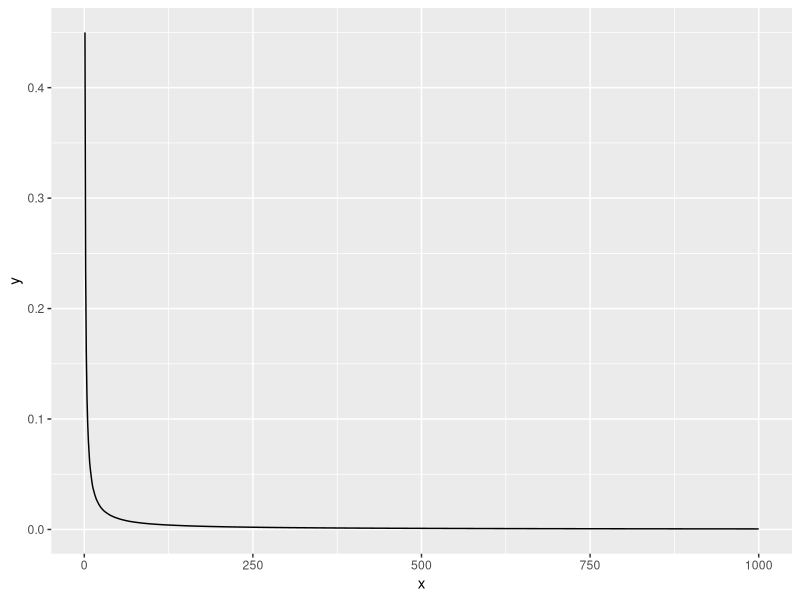
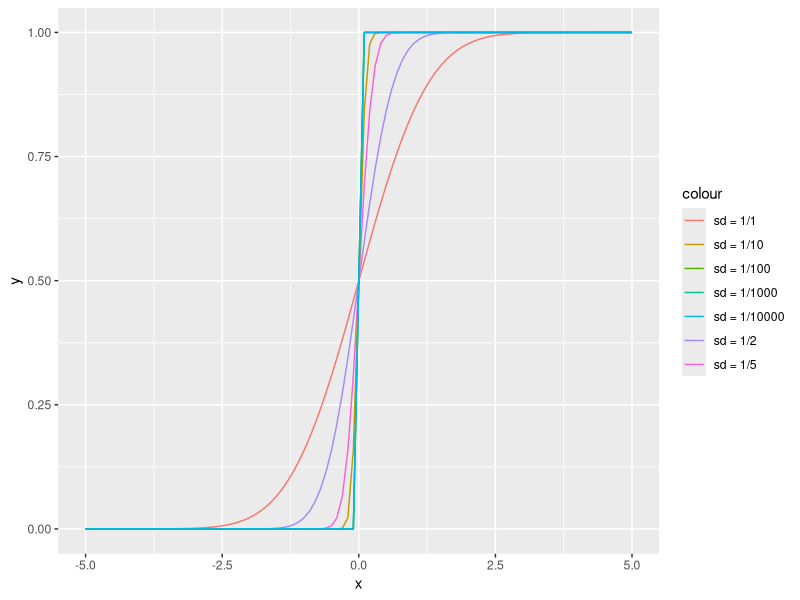

The R source for these figures, in order:
## ---- chunk 1
togs <- TRUE
library(ggplot2)
library(dplyr)
library(reshape2)
library(tidyr)
# togs <- FALSE
## ---- chunk 2
x <- 1:1000
X <- matrix(data = NA, nrow = length(x), ncol = 100)
y <- vector(mode = "numeric", length = length(x))
for (i in 1:length(x)) {
  X[i, ] <- rbinom(100, size = 1, prob = 0.5)
}
X <- apply(X, 2, cumsum)
tmp_mat <- matrix(data = (1:1000)^2, nrow = 1000, ncol = 100)
X <- X / tmp_mat
y <- apply(X, 1, mean)
ggplot(data.frame(x = x, y = y), aes(x = x, y = y)) +
  geom_line()
## ---- chunk 3
n <- c(1,2,5,10,100,1000)
ggplot(data = data.frame(x = seq(-5, 5, by = 0.01)), aes(x = x)) +
  stat_function(fun = pnorm, args = list(mean = 0, sd = 1/1), aes(color = "sd = 1/1")) +
  stat_function(fun = pnorm, args = list(mean = 0, sd = 1/2), aes(color = "sd = 1/2")) +
  stat_function(fun = pnorm, args = list(mean = 0, sd = 1/5), aes(color = "sd = 1/5")) +
  stat_function(fun = pnorm, args = list(mean = 0, sd = 1/10), aes(color = "sd = 1/10")) +
  stat_function(fun = pnorm, args = list(mean = 0, sd = 1/100), aes(color = "sd = 1/100")) +
  stat_function(fun = pnorm, args = list(mean = 0, sd = 1/1000), aes(color = "sd = 1/1000")) +
  stat_function(fun = pnorm, args = list(mean = 0, sd = 1/10000), aes(color = "sd = 1/10000"))
